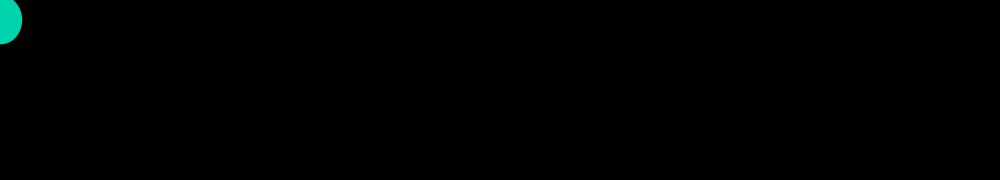
Frame 1 (no input)
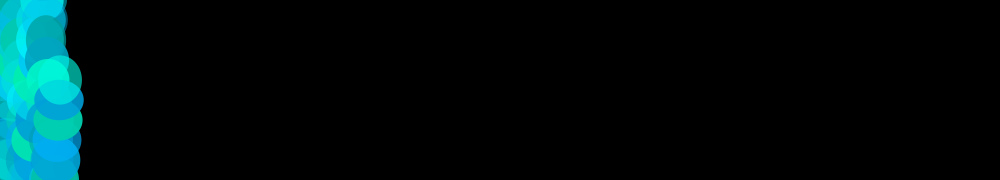
Frame 60 (the mouse pressed at the canvas centre just before this capture)
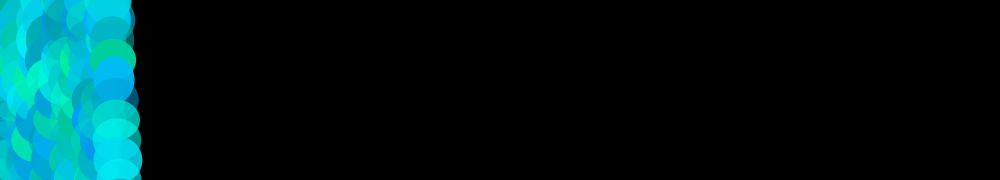
Frame 120 (the mouse held since frame 60 and released just before this capture)

The Processing sketch that drew these frames (run headless with seeded random() and noise(); from frame 60 on, the mouse is pressed at the canvas centre):

// Processing sketch: aug05g_bouncingballxy3
// ── aug05g_bouncingballxy3.pde


//declaring variable
float circlex=0;
float circley=0;
float vely = 20;
float velx = 1;
float g = 0;

void setup(){
  background(0);
  smooth();
  frameRate(60);
  size(1000,180);
}

void draw(){

  fill(0,random(150,255),random(150,255),random(100,255));
  noStroke();
  strokeWeight(1);
  circlex+=velx;
  vely+=g;
  circley+=vely;
   // the same as circley=circley+vel
  ellipse(circlex,circley,random(40,50),random(40,50));
  if((circlex<0)||(circlex>width)){
    velx=velx*-1;
  }
  if((circley<0)||(circley>height)){
    vely=vely*-1;
  }
  
}
   //same as vel=vel
   //inserting picture
   
